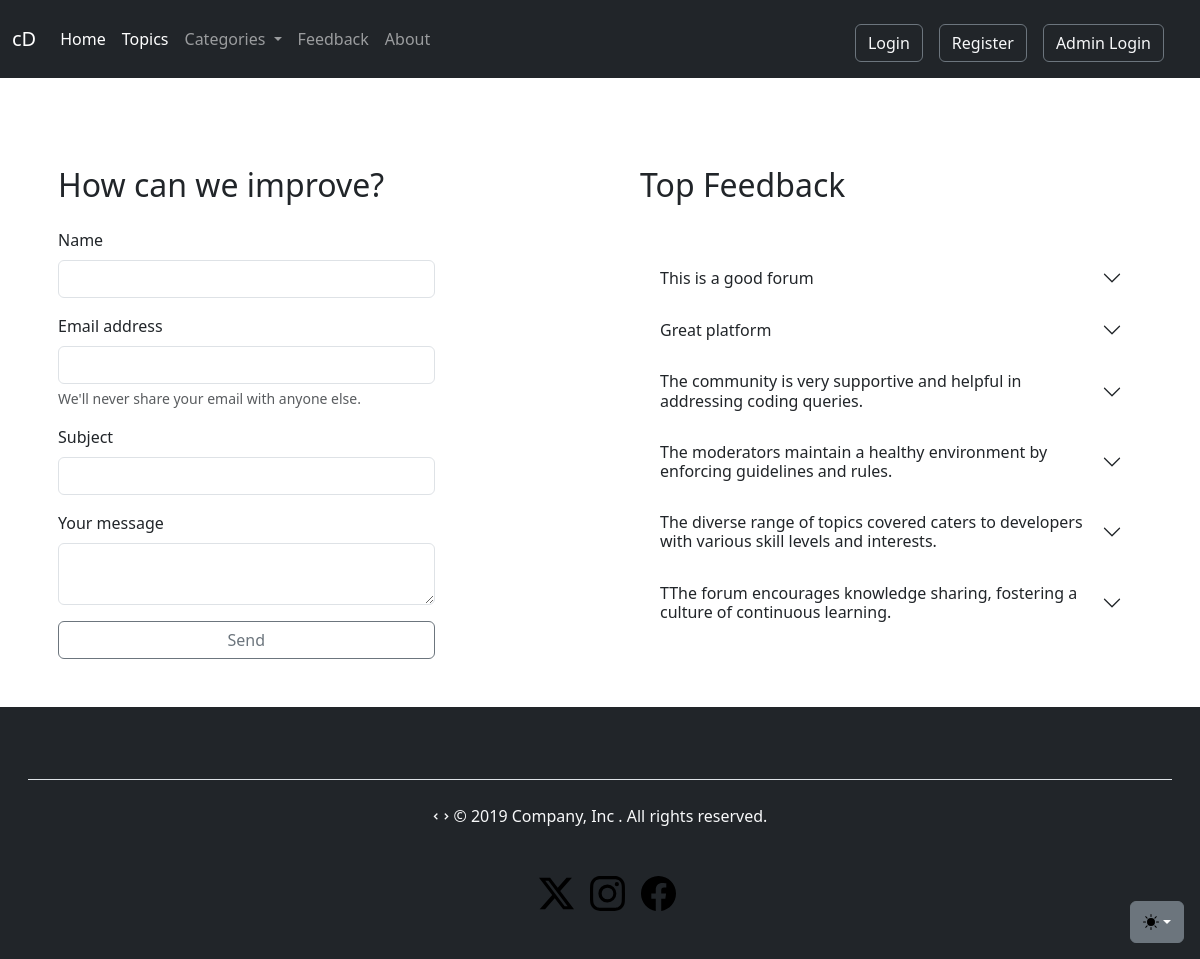
Page /feedback.php on the committed database.
### tables this page shows
CREATE TABLE `contactus` (
  `cSno` int(60) NOT NULL,
  `cName` varchar(255) NOT NULL,
  `cEmail` varchar(255) NOT NULL,
  `cSubject` varchar(255) NOT NULL,
  `cMessage` varchar(255) NOT NULL
);

### feedback.php (the view, shortened to what this page needs)
<!doctype html>
<html lang="en">
<head>
    <link href="https://cdn.jsdelivr.net/npm/remixicon@4.1.0/fonts/remixicon.css" rel="stylesheet" />
    <link href="https://cdn.jsdelivr.net/npm/bootstrap@5.3.2/dist/css/bootstrap.min.css" rel="stylesheet">
</head>
<body>
    <?php
    include("partials/_header.php");
    ?>
    <div class="container py-4 mt-4 mb-2 ">
        <div class="row gx-5">
            <div class="col">
                <div class="p-3">
                    <h2 class="m-auto my-4">How can we improve?</h2>
                    <form action="/forumForm/partials/_handleFeed.php" method="post" id="myForm">
                        <div class="mb-3 " id="fName">
                            <label for="fName" class="form-label ">Name</label>
                            <input type="text" class="form-control w-75" id="fName" name="fName" required>
                        </div>
                        <div class="mb-3" id="fEmail">
                            <label for="exampleInputEmail1" class="form-label">Email address</label>
                            <input type="email" class="form-control w-75" id="fEmail" aria-describedby="emailHelp" name="fEmail" required>
                            <div id="emailHelp" class="form-text">We'll never share your email with anyone else.</div>
                        </div>
                        <div class="mb-3" id="fSubject">
                            <label for="subject" class="form-label">Subject</label>
                            <input type="text" id="subject" name="fSubject" class="form-control w-75" required>
                        </div>
                        <div class="mb-3" id="fmessage">
                            <label for="message" class="form-label">Your message</label>
                            <textarea type="text" id="fmessage" name="fmessage" rows="2" class="form-control w-75" required></textarea>
                        </div>
                        <button type="submit" class="btn btn-outline-secondary w-75">Send</button>
                    </form>
                </div>
            </div>
            <div class="col">
                <div class="p-3">
                    <h2 class="m-auto my-4">Top Feedback</h2>
                    <br>
                    <?php
                    $sql = "SELECT * FROM `contactus` LIMIT 6";
                    $result = mysqli_query($conn, $sql);
                    $feedbackNo = 0;
                    while ($row = mysqli_fetch_assoc($result)) {
                        $subject = $row['cSubject'];
                        $desc = $row['cMessage'];
                        echo '<div class="accordion accordion-flush" id="accordionFlushExample">
                                <div class="accordion-item">
                                    <h2 class="accordion-header">
                                    <button class="accordion-button collapsed" type="button" data-bs-toggle="collapse" data-bs-target="#collapse' . $feedbackNo . '" aria-expanded="false" aria-controls="collapse' . $feedbackNo . '">
                                        ' . $subject . '
                                    </button>
                                    </h2>
                                    <div id="collapse' . $feedbackNo . '" class="accordion-collapse collapse" data-bs-parent="#accordionFlushExample">
                                    <div class="accordion-body">' . $desc . '</div>
                                    </div>
                                </div>
                                </div>';
                        $feedbackNo++;
                    }
                    ?>
                </div>
            </div>
        </div>
    </div>
    <?php include("partials/_footer.php"); ?>
</body>
</html>

### rows in the picture
contactus: cSubject "This is a good forum"
contactus: cSubject "Great platform"
contactus: cSubject "The community is very supportive and helpful in addressing coding queries."
contactus: cSubject "The moderators maintain a healthy environment by enforcing guidelines and rules."
contactus: cSubject "The diverse range of topics covered caters to developers with various skill levels and interests."
contactus: cSubject "TThe forum encourages knowledge sharing, fostering a culture of continuous learning."
